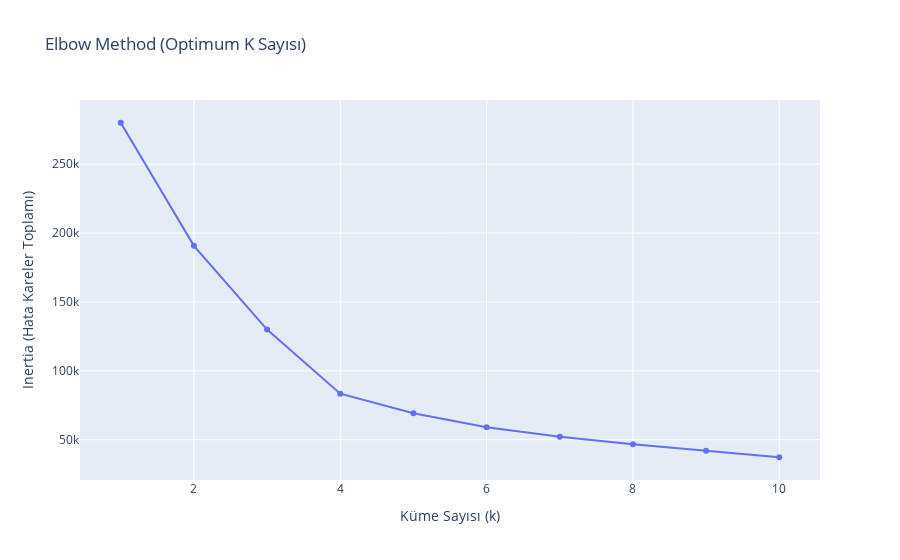

Notebook source saved alongside this figure:
### Markdown cell above
## 🧠 Adım 3: K-Means Kümeleme (Clustering)

Kaç küme (Cluster) oluşturmalıyız? **Elbow Method (Dirsek Yöntemi)** ile optimum K sayısını bulalım.

### Code cell
inertia = []
k_range = range(1, 11)

for k in k_range:
    kmeans = KMeans(n_clusters=k, random_state=42, n_init=10)
    kmeans.fit(rfm_scaled)
    inertia.append(kmeans.inertia_)

# Elbow Grafiği
fig = px.line(x=k_range, y=inertia, title='Elbow Method (Optimum K Sayısı)',
              labels={'x': 'Küme Sayısı (k)', 'y': 'Inertia (Hata Kareler Toplamı)'},
              markers=True)
fig.show()

### Figure 1 — Plotly figure (JSON) as saved in the notebook; plotly's stock layout.template omitted (floating-point values rounded to 4 significant figures)
{"data": [{"hovertemplate": "Küme Sayısı (k)=%{x}<br>Inertia (Hata Kareler Toplamı)=%{y}<extra></extra>", "legendgroup": "", "line": {"color": "#636efa", "dash": "solid"}, "marker": {"symbol": "circle"}, "mode": "lines+markers", "name": "", "orientation": "v", "showlegend": false, "type": "scatter", "x": [1, 2, 3, 4, 5, 6, 7, 8, 9, 10], "xaxis": "x", "y": [280100.0, 190700.0, 129900.0, 83370.0, 69160.0, 58970.0, 52120.0, 46650.0, 41930.0, 37230.0], "yaxis": "y"}], "layout": {"legend": {"tracegroupgap": 0}, "title": {"text": "Elbow Method (Optimum K Sayısı)"}, "xaxis": {"anchor": "y", "domain": [0.0, 1.0], "title": {"text": "Küme Sayısı (k)"}}, "yaxis": {"anchor": "x", "domain": [0.0, 1.0], "title": {"text": "Inertia (Hata Kareler Toplamı)"}}}}
